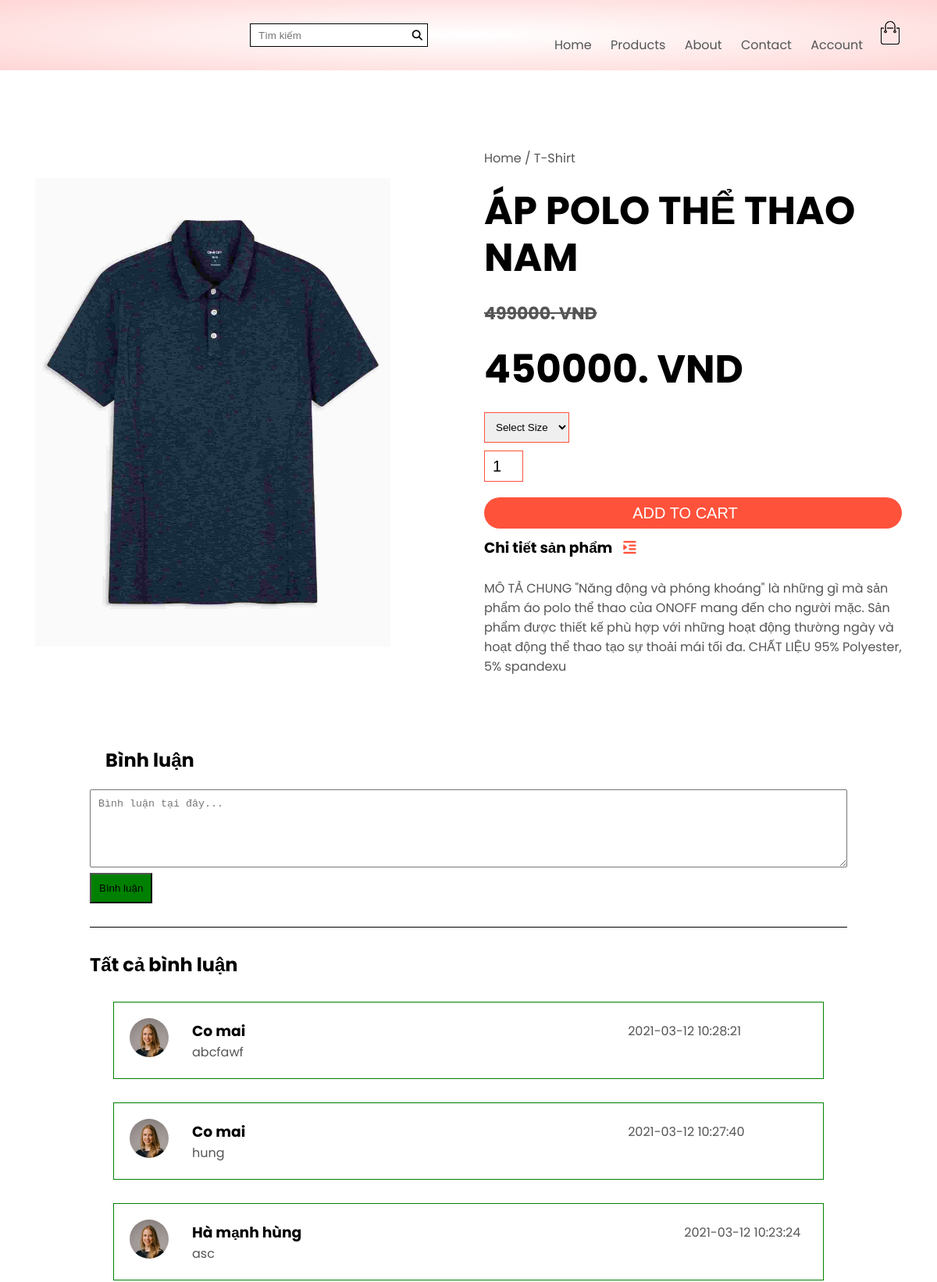
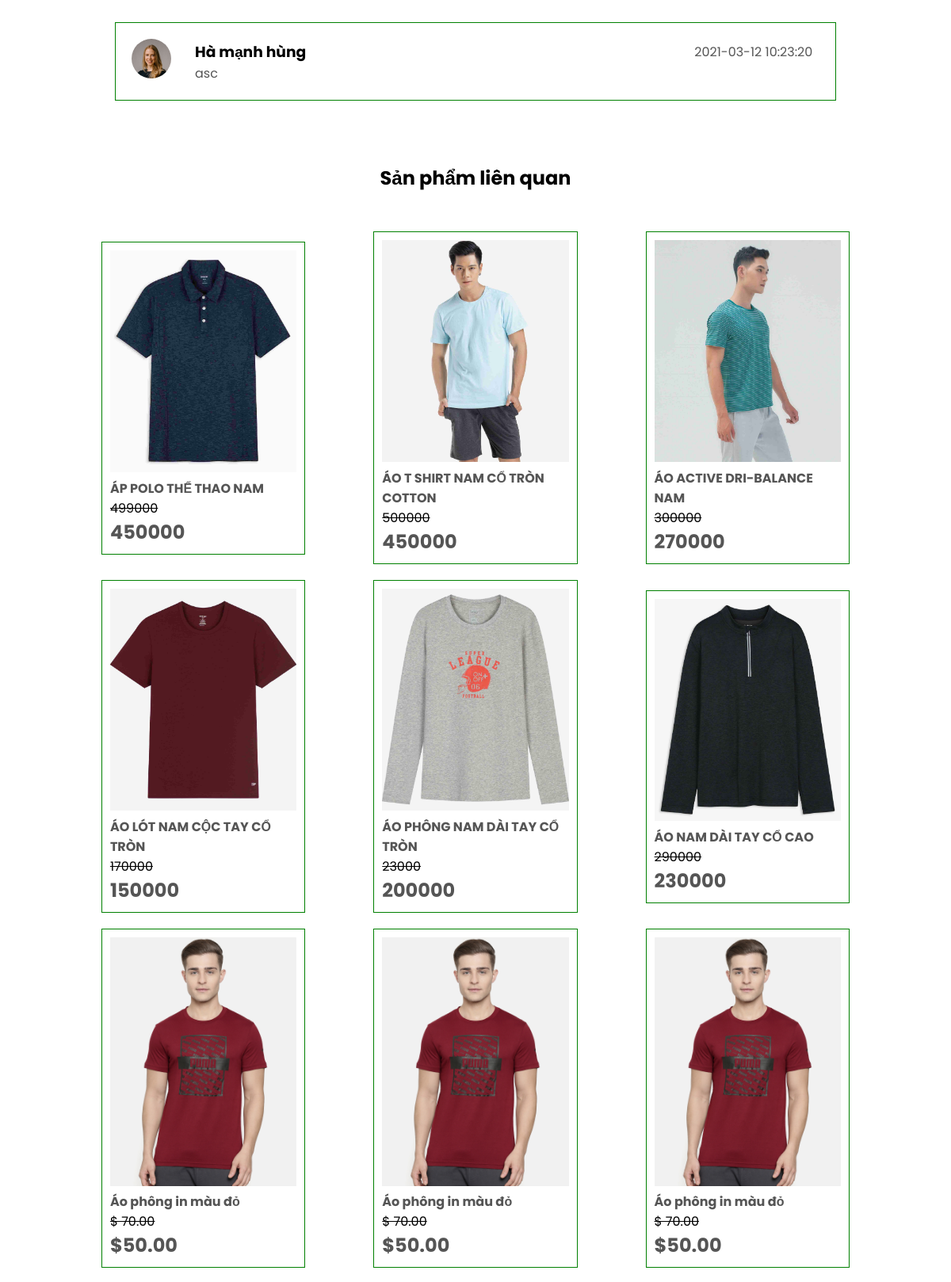
Page /du_an/products_detal.php?masp=10 (upper part) on the committed database (2 pictures, top to bottom).
### tables this page shows
CREATE TABLE `products` (
  `product_id` int(11) NOT NULL,
  `product_name` text NOT NULL,
  `product_price` float NOT NULL,
  `product_sale` float NOT NULL,
  `product_image` varchar(255) NOT NULL,
  `product_time` timestamp NOT NULL DEFAULT current_timestamp() ON UPDATE current_timestamp(),
  `product_detail` text NOT NULL,
  `category_id` int(11) NOT NULL,
  `product_view` int(11) NOT NULL
);

CREATE TABLE `comment` (
  `cmt_id` int(11) NOT NULL,
  `content` text NOT NULL,
  `cmt_time` timestamp NOT NULL DEFAULT current_timestamp(),
  `product_id` int(11) NOT NULL,
  `user_id` int(11) NOT NULL
);

### du_an/products_detal.php (the view, shortened to what this page needs)
<!DOCTYPE html>
<html lang="en">
<head>
    <link rel="stylesheet" href="style.css">
    <link rel="stylesheet" href="https://stackpath.bootstrapcdn.com/font-awesome/4.7.0/css/font-awesome.min.css">
    <link rel="stylesheet" href="../slick/slick.css">
    <link rel="stylesheet" href="../slick/slick-theme.css">
</head>
<body>
    <div class="header">
        <div class="container">
            <div class="navbar">
                <div class="logo" style="width: 125px;">
                </div>
                <div class="" style="margin: auto 150px;">
                    <form action="" class="serach" style="display: flex;">
                        <input type="text" width="100px" placeholder="Tìm kiếm">
                        <button class="btn-serach"><i class="fas fa-search"></i></button>
                    </form>
                </div>
                <nav>
                    <ul id="MenuItems">
                        <li><a href="index.php">Home</a></li>
                        <li><a href="products.php">Products</a></li>
                        <li><a href="">About</a></li>
                        <li><a href="">Contact</a></li>
                        <li><a href="login.php">Account</a></li>
                    </ul>
                </nav>
                <div style="align-items: center;">
                    <a href="cart.php"><img src="images/cart.png" width="30px" height="30px"></a>
                </div>
            </div>
        </div>
    </div>
    <?php
    include 'db.php';
    if (isset($_GET['masp'])) {
        $masp = $_GET['masp'];
        $sql = "select*from products where product_id='$masp'";
        $kq = $conn->query($sql)->fetch();
        $splq = $kq['category_id'];
    }
    ?>
    <div class="   container single-product">
        <div class="row">
            <div class="col-2">
                <div style="overflow: hidden; height: 600px;">
                    <img style="height: 600px;	object-fit: cover; " src="img/<?php echo $kq['product_image'] ?>">
                </div>
            </div>
            <div class="col-2">
                <p>Home / T-Shirt</p>
                <h1>
                    <?php echo $kq['product_name'] ?>
                </h1>
                <h4> <s><?php echo $kq['product_price'] ?>. VND</s>
                    <h4>
                        <h1>
                            <?php echo $kq['product_sale'] ?>. VND
                        </h1>
                        <form action="" method="POST" enctype="multipart/form-data">
                            <select>
                                <option>Select Size</option>
                            </select>
                            <input w type="number" value="1" name="cart_quantity">
                            <input type="submit" class="btn" name="them_cart" value="ADD TO CART">
                        </form>
                        <h3>Chi tiết sản phẩm
                            <i class="fa fa-indent"></i>
                        </h3>
                        <br>
                        <p><?php echo $kq['product_detail'] ?></p>
            </div>
        </div>
    </div>
    <div class="small-container">
        <div>
            <div class="binhluan" style="padding: 30px;">
                <h2 style="padding: 20px;">Bình luận </h2>
                <form action="" method="POST" enctype="multipart/form-data">
                    <textarea name="content" id="" style="width:100%; height: 100px; padding: 10px;" cols="30" placeholder="Bình luận tại đây..." rows="10"></textarea>
                    <br>
                    <button name="btn_cmt" style="padding: 10px; background-color:green;">Bình luận</button>
                </form>
                <?php
                include 'db.php';
                ?>
                <h2 style="border-top: 1px solid ; margin: 30px 0; padding: 30px 0 0 0;">Tất cả bình luận </h2>
                <?php
                $sql = "select name, cmt_time,content from comment join login on comment.user_id=login.user_id where product_id='$masp' order by cmt_time desc ";
                $kq = $conn->query($sql);
                foreach ($kq as $value) {
                ?>
                    <div style="display: flex; grid-gap: 30px; align-items:center; margin: 30px; border:1px solid green;    padding: 20px;">
                        <div>
                            <a href="#"><img style="border-radius: 100%; width: 50px;" src="images/user-1.png" alt=""></a>
                        </div>
                        <div>
                            <div style="display: flex; 	justify-content: space-between; align-items:center ;grid-gap: 490px;">
                                <h3><?php echo $value['name'] ?></h3>
                                <p style="padding: 0,100px;"><?php echo $value['cmt_time'] ?></p>
                            </div>
                            <p><?php echo $value['content'] ?> </p>
                        </div>
                    </div> <?php } ?>
            </div>
        </div>
    </div>
    <div class="small-container">
        <div class="row row2">
            <h2>Sản phẩm liên quan</h2>
        </div>
    </div>
    <div class="small-container">
        <div class="row slideshow">
            <?php
            $sqllq = "select*from products where category_id =$splq";
            $kqlq = $conn->query($sqllq);
            foreach ($kqlq as $value) {
            ?>
                <div style="border: 1px solid green; margin: 10px;" class="col-4 product">
                    <div style="height: 288px; overflow: hidden;"><a href="products_detal.html"><img style=" object-fit: cover; " height="280px" src="img/<?php echo $value['product_image'] ?>"></a></div>
                    <h4><?php echo $value['product_name'] ?></h4>
                    <s><?php echo $value['product_price'] ?></s>
                    <p style="font-weight: bold; font-size: x-large;"><?php echo $value['product_sale'] ?></p>
                </div><?php } ?>
            <div style="border: 1px solid green; margin: 10px;" class="col-4 product">
                <a href="products_detal.html"><img src="images/product-1.jpg"></a>
                <h4>Áo phông in màu đỏ</h4>
                <s>$ 70.00</s>
                <p style="font-weight: bold; font-size: x-large;">$50.00</p>
            </div>
            <div style="border: 1px solid green; margin: 10px;" class="col-4 product">
                <a href="products_detal.html"><img src="images/product-1.jpg"></a>
                <h4>Áo phông in màu đỏ</h4>
                <s>$ 70.00</s>
                <p style="font-weight: bold; font-size: x-large;">$50.00</p>
            </div>
            <div style="border: 1px solid green; margin: 10px;" class="col-4 product">
                <a href="products_detal.html"><img src="images/product-1.jpg"></a>
                <h4>Áo phông in màu đỏ</h4>
                <s>$ 70.00</s>
                <p style="font-weight: bold; font-size: x-large;">$50.00</p>
            </div>
        </div>
    </div>
</body>
</html>

### du_an/style.css (style rules this page uses)
* { margin: 0; padding: 0; box-sizing: border-box; }
body { font-family: "Poppins", sans-serif; }
.navbar { display: flex; align-items: center; padding: 20px; background-color: ; }
nav { flex: 1; text-align: right; }
nav ul { display: block; list-style-type: none; }
nav ul li { display: inline-block; margin-right: 20px; }
a { text-decoration: none; color: #555; }
p { color: #555; }
.container { max-width: 1300px; margin: auto; padding-left: 25px; padding-right: 25px; }
.row { display: flex; align-items: center; flex-wrap: wrap; justify-content: space-around; margin: 20px 0; }
.col-2 { flex-basis: 50%; min-width: 300xp; }
.col-2 img { max-width: 100%; padding: 50px 0; }
.col-2 h1 { font-size: 50px; line-height: 60px; margin: 25px 0; }
.btn { display: inline-block; background: #ff523b; color: #fff; padding: 8px 30px; margin: 30px 0; border-radius: 30px; transition: background 0.5s; }
.header { background: radial-gradient(#fff, #ffd6d6); }
.small-container { max-width: 1080px; margin: auto; padding-left: 25px; padding-right: 25px; }
.col-4 { flex-basis: 25%; padding: 10px; min-width: 200px; margin-bottom: 50px; transition: transform 0.5s; }
.col-4 h4 { font-weight: bold; }
.col-4 img { width: 100%; }
h4 { color: #555; font-weight: normal; }
.col-4 p { font-size: 14px; }
ul { list-style-type: none; }
select { border: 1px solid #ff523b; padding: 5px; }
.single-product { margin-top: 80px; }
.single-product .col-2 img { padding: 0; }
.single-product .col-2 { padding: 20px; }
.single-product h4 { margin: 20px 0; font-size: 22px; font-weight: bold; }
.single-product select { display: block; padding: 10px; margin-top: 20px; }
.single-product input { width: 50px; height: 40px; padding-left: 10px; font-size: 20px; margin-right: 10px; border: 1px solid #ff523f; }
.single-product .fa { color: #ff523b; margin-left: 10px; }
form input { width: 100%; height: 30px; margin: 10px 0; padding: 0 10px; border: 1px solid #ccc; }
form .btn { width: 100%; border: none; cursor: pointer; margin: 10px 0; }
.product { border: 1px solid green; margin: 5px; border: 1px solid green; }
.serach { align-items: center; }
.serach input { border: 1px solid ; border-right: none; }
.btn-serach { height: 30px; border: 1px solid; width: 30px; border-left: none; background-color: white; }

### rows in the picture
products: product_image (picture), product_name "ÁP POLO THỂ THAO NAM", product_price "499000", product_sale "450000", product_detail "MÔ TẢ CHUNG \"Năng động và phóng khoáng\" là những gì mà sản phẩm áo polo thể thao của ONOFF mang đến cho người mặc. Sản phẩm được thiết kế phù hợp với những hoạt động thường ngày và hoạt động thể thao tạo sự thoải mái tối đa. CHẤT LIỆU 95% Polyester, 5% spandexu"
comment: user.name "Co mai", cmt_time "2021-03-12 10:28:21", content "abcfawf"
comment: user.name "Co mai", cmt_time "2021-03-12 10:27:40", content "hung"
comment: user.name "Hà mạnh hùng", cmt_time "2021-03-12 10:23:24", content "asc"
comment: user.name "Hà mạnh hùng", cmt_time "2021-03-12 10:23:20", content "asc"
products: product_image (picture), product_name "ÁO T SHIRT NAM CỔ TRÒN COTTON", product_price "500000", product_sale "450000"
products: product_image (picture), product_name "ÁO ACTIVE DRI-BALANCE NAM", product_price "300000", product_sale "270000"
products: product_image (picture), product_name "ÁO LÓT NAM CỘC TAY CỔ TRÒN", product_price "170000", product_sale "150000"
products: product_image (picture), product_name "ÁO PHÔNG NAM DÀI TAY CỔ TRÒN", product_price "23000", product_sale "200000"
products: product_image (picture), product_name "ÁO NAM DÀI TAY CỔ CAO", product_price "290000", product_sale "230000"
